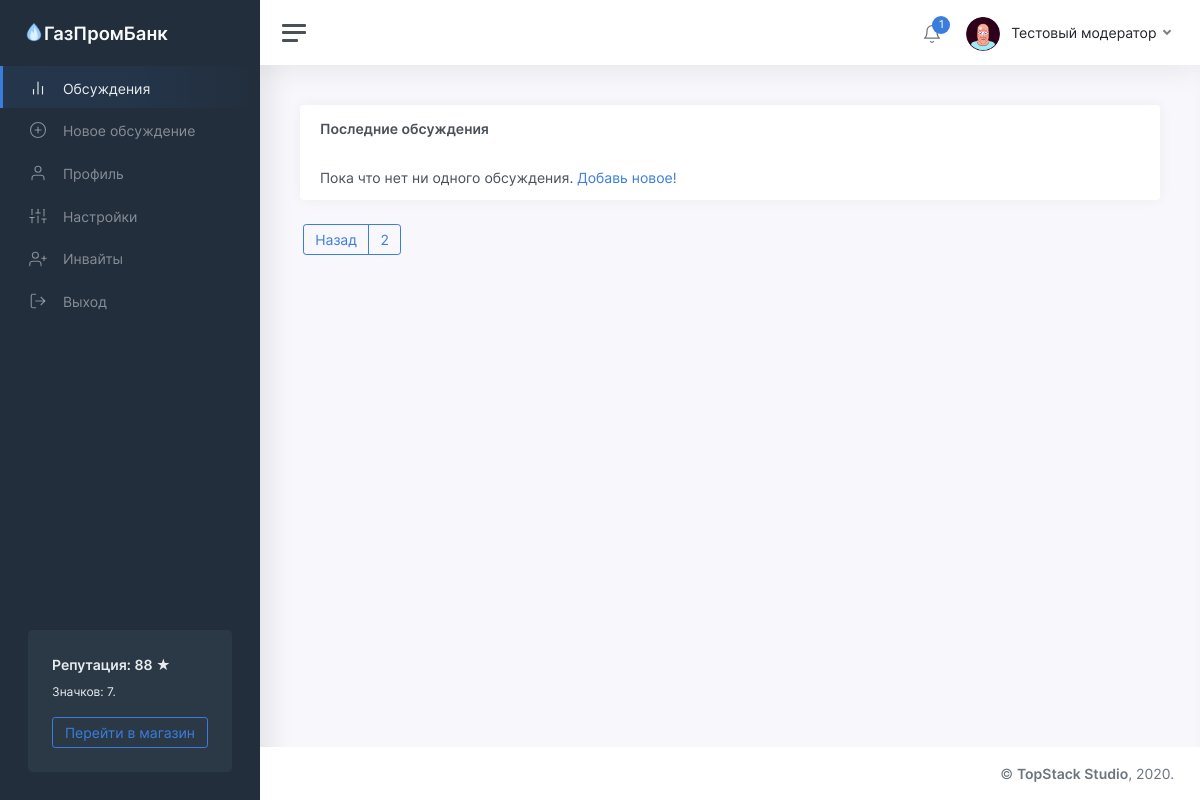
/threads/2 (signed in), run on an earlier commit of the app's database.
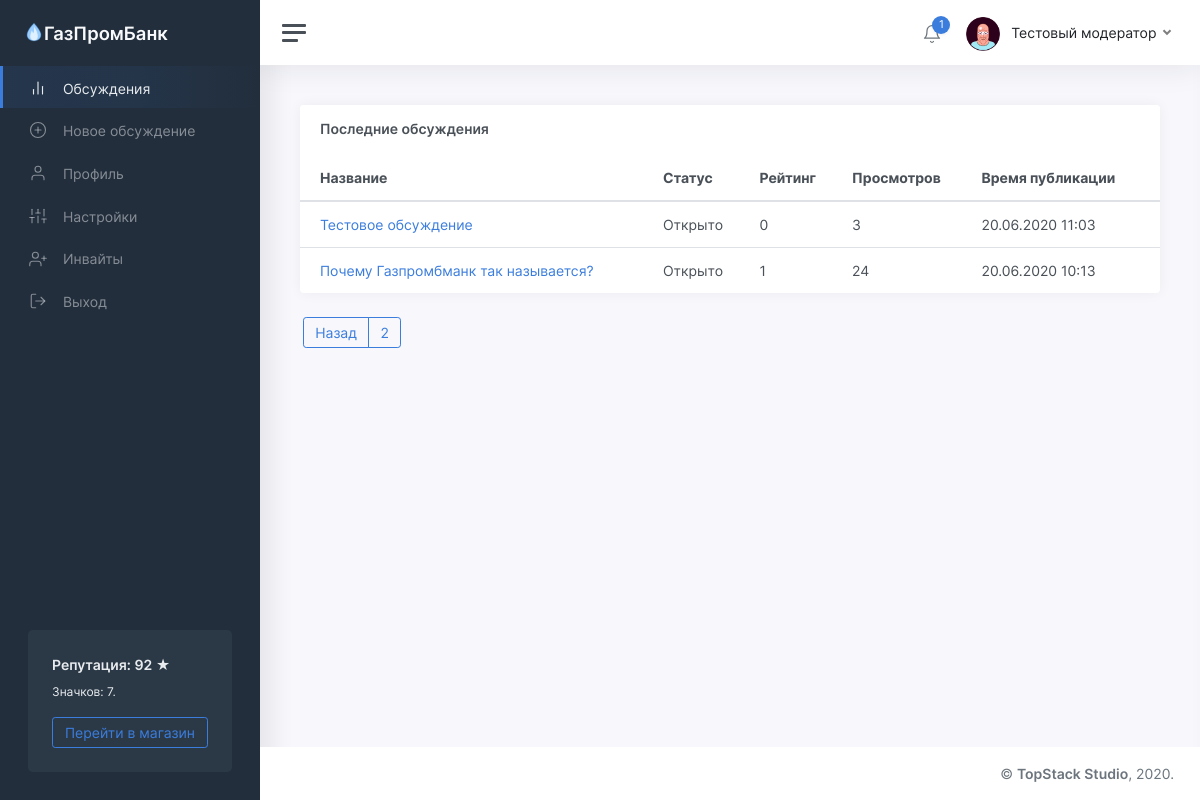
And on a later commit of the database.
### tables this page shows
CREATE TABLE "users" (
	"id"	INTEGER NOT NULL UNIQUE,
	"password"	TEXT NOT NULL,
	"email"	TEXT NOT NULL UNIQUE,
	"status"	TEXT NOT NULL,
	"rating"	INTEGER NOT NULL,
	"moderator"	INTEGER,
	"blocked"	INTEGER,
	"description"	TEXT,
	"name"	TEXT NOT NULL,
	"avatar"	INTEGER,
	"badges"	TEXT,
	PRIMARY KEY("id")
);

CREATE TABLE "threads" (
	"id"	INTEGER NOT NULL UNIQUE,
	"owner"	INTEGER NOT NULL,
	"title"	TEXT NOT NULL,
	"content"	TEXT,
	"date"	INTEGER,
	"up"	INTEGER,
	"down"	INTEGER,
	"views"	INTEGER,
	"status"	TEXT,
	PRIMARY KEY("id")
);

### app/views.py (the view)
@app.route('/threads/<page>')
def listOfThreadsByPage(page):
	page = int(page)
	if page <= 1:
		return redirect('/threads')
	return render_template('threads_page.html', user=getUser(session['id']), threads=getThreads(offset=page), message=request.args.get('from'), page=page)

### app/functions.py (called while the page is built)
def getUser(identifier):
	conn = sqlite3.connect(db_path)
	conn.row_factory = sqlite3.Row
	cursor = conn.cursor()
	cursor.execute('SELECT * FROM users where id="%s"' % identifier)
	user = cursor.fetchone()
	if user:
		user = dict(user)
		user['badges'] = json.loads(user['badges'])
		user['notifications'] = getNotifications(identifier)
	return user

def statusToText(status):
	return statuses[status]

def fromTimestamp(timestamp):
	return datetime.utcfromtimestamp(timestamp + 3600 * 3).strftime('%d.%m.%Y %H:%M')

def getThreads(offset=0, count=10):
	conn = sqlite3.connect(db_path)
	conn.row_factory = sqlite3.Row
	cursor = conn.cursor()
	cursor.execute('SELECT id, title, date, up, down, status, views FROM threads ORDER BY date DESC')
	threads = cursor.fetchall()
	length = len(threads)
	if offset > 0:
		offset -= 1
	threads = threads[offset * 10:][:count]
	for x in range(len(threads)):
		threads[x] = dict(threads[x])
		threads[x]['status'] = statusToText(threads[x]['status'])
		threads[x]['date'] = fromTimestamp(threads[x]['date'])
	return (threads, length)

### templates/threads_page.html (shortened to what the changed rows need)
<!DOCTYPE html>
<html lang="ru">
	<head>
		<link href="/static/css/app.css" rel="stylesheet">
	</head>
	<body>
		<div class="wrapper">
			<nav id="sidebar" class="sidebar">
				<div class="sidebar-content js-simplebar">
					<div class="sidebar-cta">
						<div class="sidebar-cta-content">
							<strong class="d-inline-block mb-2">Репутация: {{user.rating}} &#9733;</strong>
							<div class="mb-3 text-sm">
								Значков: {{user.badges.__len__()}}.
							</div>
							<a href="/shop" class="btn btn-outline-primary btn-block">Перейти в магазин</a>
						</div>
					</div>
				</div>
			</nav>
			<div class="main">
				<nav class="navbar navbar-expand navbar-light navbar-bg">
					<div class="navbar-collapse collapse">
						<ul class="navbar-nav navbar-align">
							<li class="nav-item dropdown">
								<a class="nav-link dropdown-toggle d-none d-sm-inline-block" href="#" data-toggle="dropdown">
								<img src="/static/img/avatars/{{user.avatar}}.png" class="avatar img-fluid rounded mr-1"/> <span class="text-dark">{{user.name}}</span>
								</a>
							</li>
						</ul>
					</div>
				</nav>
				<main class="content">
					<div class="container-fluid p-0">
						<div class="row">
							<div class="col-12 col-lg-12 col-xxl-9 d-flex">
								<div class="card flex-fill">
									<table class="table table-hover my-0">
										{% if threads[0] %}
											<thead>
												<tr>
													<th>Название</th>
													<th class="d-none d-md-table-cell">Статус</th>
													<th>Рейтинг</th>
													<th class="d-none d-md-table-cell">Просмотров</th>
													<th class="d-none d-md-table-cell">Время публикации</th>
												</tr>
											</thead>
											<tbody>
												{% for thread in threads[0] %}
													<tr>
														<td><a href="/thread/{{thread.id}}">{{thread.title}}</a></td>
														<td class="d-none d-md-table-cell">{{thread.status}}</td>
														<td>{{thread.up - thread.down}}</td>
														<td class="d-none d-md-table-cell">{{thread.views}}</td>
														<td class="d-none d-md-table-cell">{{thread.date}}</td>
													</tr>
												{% endfor %}
											</tbody>
										{% else %}
											<tbody>
												<tr>
													<td>Пока что нет ни одного обсуждения. <a href="/threads/new">Добавь новое!</a></td>
												</tr>
											</tbody>
										{% endif %}
									</table>
								</div>
							</div>
						</div>
					</div>
				</main>
			</div>
		</div>
	</body>
</html>

What changed in the data, as far as the page shows it:
changed users "Тестовый модератор": rating "88" → "92"
added threads: title "Тестовое обсуждение", status "Открыто", thread.up-thread.down "0", views "3", date "20.06.2020 11:03"
now on this page (row edited): threads: title "Почему Газпромбманк так называется?", status "Открыто", thread.up-thread.down "1", views "24", date "20.06.2020 10:13"
Also different on the page:
text no longer shown: "Пока что нет ни одного обсуждения. Добавь новое!"
text now shown: "Название Статус Рейтинг Просмотров Время публикации"
